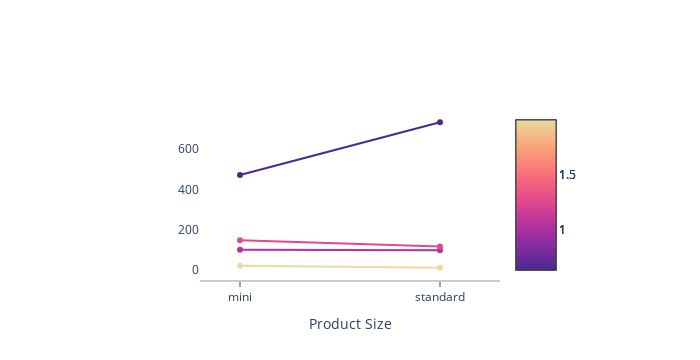

Write notebook code for a chart like this one.
### Code cell
scale='agsunset'

fig = go.Figure()
temp = df_compare[df_compare['brand_name']=='Anastasia Beverly Hills']
for i, row in temp.iterrows():
    
    color_val_normalized = (row['mini_to_standard_ratio'] - min(temp['mini_to_standard_ratio'])) / (max(temp['mini_to_standard_ratio']) - min(temp['mini_to_standard_ratio']))

    
    # line plots
    fig.add_trace(go.Scatter(
        x=['mini','standard'], 
        y=[row['unit_price_mini'], row['unit_price_standard']], 
        mode='lines+markers',
        marker=dict(color=get_color(scale, color_val_normalized)),
    ))
    
    
    ## add invisible markers to display the colorbar without displaying the markers
    fig.add_trace(go.Scatter(
        x=['mini','standard'], 
        y=[row['unit_price_mini'], row['unit_price_standard']], 
        mode='markers',
        marker=dict(
            size=0, 
            color="rgba(0,0,0,0)", 
            colorscale=scale, 
            cmin=min(temp['mini_to_standard_ratio']),
            cmax=max(temp['mini_to_standard_ratio']),
            colorbar=dict(thickness=40)
        ),
        showlegend=False
    ))


    
    
fig.update_layout(
    xaxis=dict(
        title='Product Size',
        type='category',
        tickmode='array',
        ticktext=['Mini','Standard'],
        # really difficult to get categorical axis spacing right
        range=[-0.2, 2 - 0.7],
        showline=True,
        showgrid=False,
        showticklabels=True,
        linecolor='rgb(204, 204, 204)',
        linewidth=2,
        ticks='outside'
    ),
    yaxis=dict(
        showgrid=False,
        zeroline=True,
        showline=False,
        showticklabels=True,
    ),
    autosize=False,
    # width=400,
    # height=600,
    
    margin=dict(
        autoexpand=False,
        l=200,
        r=200,
        t=110,
    ),
    showlegend=False,
    # legend=dict(
    #     yanchor="top",
    #     y=0.99,
    #     xanchor="left",
    #     x=0.01
    # ),
    # yaxis_range=[min(temp['unit_price_mini'])-2,max(temp['unit_price_mini'])+2],
    
    plot_bgcolor='white'
)
    
    
    
# annotations = []
# y_data = df_compare[['unit_price_mini','unit_price_standard']][0:10].values
# labels = df_compare['brand_name'][0:10]
# # Adding labels
# for y_trace, label in zip(y_data, labels):
#     # # labeling the left_side of the plot
#     # annotations.append(dict(xref='paper', x=1, y=y_trace[1],
#     #                               xanchor='right', yanchor='middle',
#     #                               text=label,# + ' {}$/oz.'.format(y_trace[0]),
#     #                               font=dict(family='Arial',
#     #                                         size=10),
#     #                               showarrow=False))

# fig.update_layout(annotations=annotations)

fig.show()

### Figure 1 — Plotly figure (JSON) as saved in the notebook; plotly's stock layout.template omitted (floating-point values rounded to 4 significant figures)
{"data": [{"marker": {"color": "rgb(237, 217, 163)"}, "mode": "lines+markers", "type": "scatter", "x": ["mini", "standard"], "y": [20.5, 10.29]}, {"marker": {"cmax": 1.991, "cmin": 0.6429, "color": "rgba(0, 0, 0, 0)", "colorbar": {"thickness": 40}, "colorscale": [[0, "rgb(75, 41, 145)"], [0.1667, "rgb(135, 44, 162)"], [0.3333, "rgb(192, 54, 157)"], [0.5, "rgb(234, 79, 136)"], [0.6667, "rgb(250, 120, 118)"], [0.8333, "rgb(246, 169, 122)"], [1, "rgb(237, 217, 163)"]], "size": 0}, "mode": "markers", "showlegend": false, "type": "scatter", "x": ["mini", "standard"], "y": [20.5, 10.29]}, {"marker": {"color": "rgb(75, 41, 145)"}, "mode": "lines+markers", "type": "scatter", "x": ["mini", "standard"], "y": [471.4, 733.3]}, {"marker": {"cmax": 1.991, "cmin": 0.6429, "color": "rgba(0, 0, 0, 0)", "colorbar": {"thickness": 40}, "colorscale": [[0, "rgb(75, 41, 145)"], [0.1667, "rgb(135, 44, 162)"], [0.3333, "rgb(192, 54, 157)"], [0.5, "rgb(234, 79, 136)"], [0.6667, "rgb(250, 120, 118)"], [0.8333, "rgb(246, 169, 122)"], [1, "rgb(237, 217, 163)"]], "size": 0}, "mode": "markers", "showlegend": false, "type": "scatter", "x": ["mini", "standard"], "y": [471.4, 733.3]}, {"marker": {"color": "rgb(176.25693374422195, 51.23805855161788, 158.38097072419106)"}, "mode": "lines+markers", "type": "scatter", "x": ["mini", "standard"], "y": [100, 97.06]}, {"marker": {"cmax": 1.991, "cmin": 0.6429, "color": "rgba(0, 0, 0, 0)", "colorbar": {"thickness": 40}, "colorscale": [[0, "rgb(75, 41, 145)"], [0.1667, "rgb(135, 44, 162)"], [0.3333, "rgb(192, 54, 157)"], [0.5, "rgb(234, 79, 136)"], [0.6667, "rgb(250, 120, 118)"], [0.8333, "rgb(246, 169, 122)"], [1, "rgb(237, 217, 163)"]], "size": 0}, "mode": "markers", "showlegend": false, "type": "scatter", "x": ["mini", "standard"], "y": [100, 97.06]}, {"marker": {"color": "rgb(226.0333998005982, 74.25797607178464, 139.9833000997009)"}, "mode": "lines+markers", "type": "scatter", "x": ["mini", "standard"], "y": [147.1, 115.4]}, {"marker": {"cmax": 1.991, "cmin": 0.6429, "color": "rgba(0, 0, 0, 0)", "colorbar": {"thickness": 40}, "colorscale": [[0, "rgb(75, 41, 145)"], [0.1667, "rgb(135, 44, 162)"], [0.3333, "rgb(192, 54, 157)"], [0.5, "rgb(234, 79, 136)"], [0.6667, "rgb(250, 120, 118)"], [0.8333, "rgb(246, 169, 122)"], [1, "rgb(237, 217, 163)"]], "size": 0}, "mode": "markers", "showlegend": false, "type": "scatter", "x": ["mini", "standard"], "y": [147.1, 115.4]}], "layout": {"autosize": false, "height": 360, "margin": {"autoexpand": false, "l": 200, "r": 200, "t": 110}, "plot_bgcolor": "white", "showlegend": false, "width": 700, "xaxis": {"linecolor": "rgb(204, 204, 204)", "linewidth": 2, "range": [-0.2, 1.3], "showgrid": false, "showline": true, "showticklabels": true, "tickmode": "array", "ticks": "outside", "ticktext": ["Mini", "Standard"], "title": {"text": "Product Size"}, "type": "category"}, "yaxis": {"autorange": true, "range": [-50.58, 794.2], "showgrid": false, "showline": false, "showticklabels": true, "type": "linear", "zeroline": true}}}
